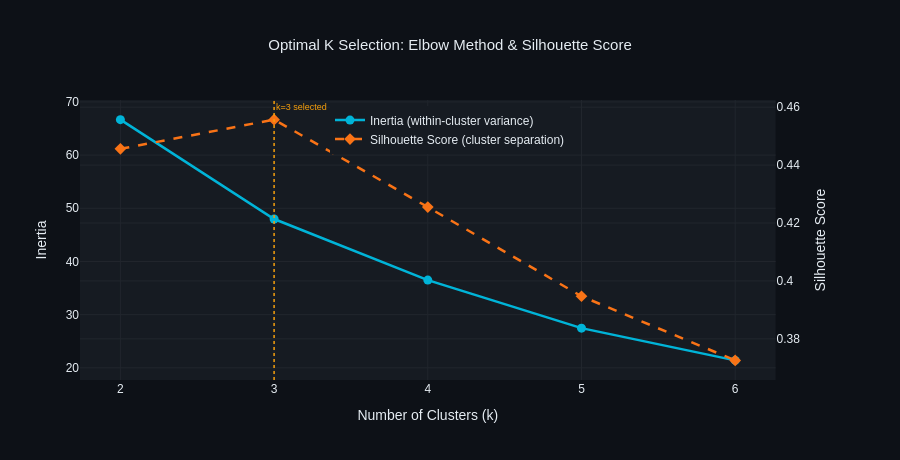

The code cell stored with this chart in its notebook:
### Code cell
# ── What we are doing ────────────────────────────────────────────────────────
# Before running K-Means we need to validate that k=3 is actually the
# right number of clusters. We use two methods:
#
# Elbow Method:
#   Plot inertia (within-cluster sum of squares) for k=2 to k=6.
#   The "elbow" — where adding more clusters stops reducing inertia
#   significantly — is the optimal k.
#
# Silhouette Score:
#   Measures how similar each point is to its own cluster vs others.
#   Score ranges from -1 to +1. Higher = better separated clusters.
#   We pick the k with the highest silhouette score.
#
# If both methods agree on k=3, our choice is statistically validated.
# If they disagree we report both and explain our reasoning.

# Scale features first — K-Means is distance-based so scale matters
scaler      = StandardScaler()
X_scaled    = scaler.fit_transform(df_cluster[CLUSTER_FEATURES])

k_range     = range(2, 7)
inertias    = []
silhouettes = []

for k in k_range:
    km = KMeans(n_clusters=k, random_state=42, n_init=10)
    labels = km.fit_predict(X_scaled)
    inertias.append(km.inertia_)
    silhouettes.append(silhouette_score(X_scaled, labels))

print("Optimal K Analysis")
print("=" * 45)
print(f"  {'K':>4} {'Inertia':>12} {'Silhouette':>12}")
print(f"  {'-'*30}")
for k, inertia, sil in zip(k_range, inertias, silhouettes):
    marker = " ← best silhouette" if sil == max(silhouettes) else ""
    print(f"  {k:>4} {inertia:>12.2f} {sil:>12.4f}{marker}")

best_k = k_range[silhouettes.index(max(silhouettes))]
print(f"\n  Silhouette-optimal k : {best_k}")
print(f"  We will use k=3 for  : interpretability")
print(f"  (Leader / Follower / Laggard — maps directly to business tiers)")

# ── Elbow chart ───────────────────────────────────────────────────────────────
fig = make_fig()

fig.add_trace(go.Scatter(
    x=list(k_range), y=inertias,
    mode='lines+markers',
    line=dict(color=PALETTE['cyan'], width=2.5),
    marker=dict(size=9),
    name='Inertia',
    hovertemplate='k=%{x}<br>Inertia: %{y:.1f}<extra></extra>'
))

# Mark the elbow
elbow_k = 3
elbow_inertia = inertias[elbow_k - 2]
fig.add_annotation(
    x=elbow_k, y=elbow_inertia,
    text='Elbow point<br>k=3',
    showarrow=True, arrowhead=2,
    arrowcolor=PALETTE['yellow'],
    ax=60, ay=-40,
    font=dict(size=10, color=PALETTE['yellow']),
    bgcolor='#21262D',
    bordercolor=PALETTE['yellow'], borderpad=4
)

# Silhouette on secondary axis
fig2 = make_subplots(specs=[[{"secondary_y": True}]])
fig2.update_layout(**DARK_TEMPLATE)

fig2.add_trace(go.Scatter(
    x=list(k_range), y=inertias,
    mode='lines+markers',
    line=dict(color=PALETTE['cyan'], width=2.5),
    marker=dict(size=9),
    name='Inertia (within-cluster variance)',
    hovertemplate='k=%{x}<br>Inertia: %{y:.1f}<extra></extra>'
), secondary_y=False)

fig2.add_trace(go.Scatter(
    x=list(k_range), y=silhouettes,
    mode='lines+markers',
    line=dict(color=PALETTE['orange'], width=2.5, dash='dash'),
    marker=dict(size=9, symbol='diamond'),
    name='Silhouette Score (cluster separation)',
    hovertemplate='k=%{x}<br>Silhouette: %{y:.4f}<extra></extra>'
), secondary_y=True)

# Mark k=3
fig2.add_vline(
    x=3, line_dash='dot',
    line_color=PALETTE['yellow'],
    line_width=1.5,
    annotation_text='k=3 selected',
    annotation_font=dict(color=PALETTE['yellow'], size=9),
    annotation_position='top right'
)

fig2.update_layout(
    title=dict(
        text='Optimal K Selection: Elbow Method & Silhouette Score',
        font=dict(size=15, color='#E6EDF3'), x=0.5
    ),
    xaxis=dict(
        title='Number of Clusters (k)',
        gridcolor='#21262D', dtick=1
    ),
    height=460,
    legend=dict(x=0.5, y=0.98,
                xanchor='center', yanchor='top')
)
fig2.update_yaxes(
    title_text='Inertia',
    gridcolor='#21262D', secondary_y=False
)
fig2.update_yaxes(
    title_text='Silhouette Score',
    gridcolor='#21262D', secondary_y=True
)

fig2.write_html(str(OUT_DIR / "05_optimal_k.html"))
fig2.show()
print("✅ Optimal K chart saved")

### Figure 1 — Plotly figure (JSON) as saved in the notebook; plotly's stock layout.template omitted (floating-point values rounded to 4 significant figures)
{"data": [{"hovertemplate": "k=%{x}<br>Inertia: %{y:.1f}<extra></extra>", "line": {"color": "#00B4D8", "width": 2.5}, "marker": {"size": 9}, "mode": "lines+markers", "name": "Inertia (within-cluster variance)", "type": "scatter", "x": [2, 3, 4, 5, 6], "xaxis": "x", "y": [66.67, 47.98, 36.5, 27.47, 21.4], "yaxis": "y"}, {"hovertemplate": "k=%{x}<br>Silhouette: %{y:.4f}<extra></extra>", "line": {"color": "#F97316", "dash": "dash", "width": 2.5}, "marker": {"size": 9, "symbol": "diamond"}, "mode": "lines+markers", "name": "Silhouette Score (cluster separation)", "type": "scatter", "x": [2, 3, 4, 5, 6], "xaxis": "x", "y": [0.4456, 0.4557, 0.4255, 0.3947, 0.3726], "yaxis": "y2"}], "layout": {"annotations": [{"font": {"color": "#F59E0B", "size": 9}, "showarrow": false, "text": "k=3 selected", "x": 3, "xanchor": "left", "xref": "x", "y": 1, "yanchor": "top", "yref": "y domain"}], "font": {"color": "#E6EDF3", "family": "Arial"}, "height": 460, "legend": {"bgcolor": "#161B22", "bordercolor": "#30363D", "x": 0.5, "xanchor": "center", "y": 0.98, "yanchor": "top"}, "paper_bgcolor": "#0D1117", "plot_bgcolor": "#161B22", "shapes": [{"line": {"color": "#F59E0B", "dash": "dot", "width": 1.5}, "type": "line", "x0": 3, "x1": 3, "xref": "x", "y0": 0, "y1": 1, "yref": "y domain"}], "title": {"font": {"color": "#E6EDF3", "size": 15}, "text": "Optimal K Selection: Elbow Method & Silhouette Score", "x": 0.5}, "xaxis": {"anchor": "y", "domain": [0, 0.94], "dtick": 1, "gridcolor": "#21262D", "title": {"text": "Number of Clusters (k)"}}, "yaxis": {"anchor": "x", "domain": [0, 1], "gridcolor": "#21262D", "title": {"text": "Inertia"}}, "yaxis2": {"anchor": "x", "gridcolor": "#21262D", "overlaying": "y", "side": "right", "title": {"text": "Silhouette Score"}}}}
